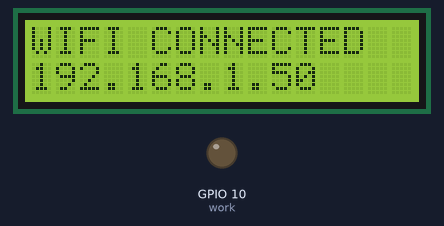
Recording of a sketch running on a simulated ESP8266 (NodeMCU). Shown: 16×2 character LCD, output pins drawn as LEDs (lit = HIGH). WiFi joins after 1.5 s; servers stay silent unless stated; network time is answered at once with the bench clock; the local clock reads 2024-03-15 10:24:30 at power-on unless the sketch sets it; web services answer with replies made up by the test bench; what the sketch prints to the serial monitor is not drawn.

Above: at 1.7 s.
At 2.7 s:
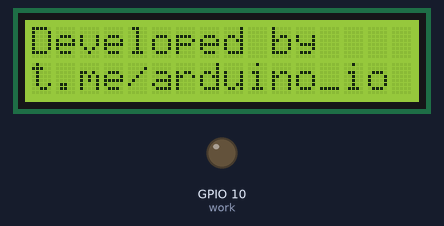
At 31.1 s:
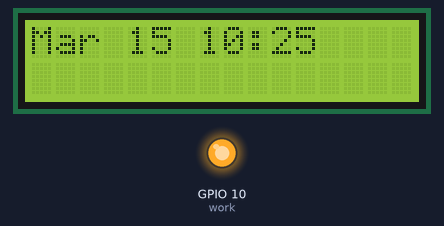

The sketch:

lesson5.ino
```cpp
#include <ESP8266WiFi.h>
#include <NTPClient.h>
#include <WifiUDP.h>
#include <WiFiClientSecure.h>
#include <String.h>
#include <Wire.h>
#include <Time.h>
#include <TimeLib.h>
#include <Timezone.h>
#include <TelegramBot.h>
#include <LiquidCrystal_I2C.h>

//PINS
#define work 10 //SD3

#define NTP_OFFSET   60 * 60      // In seconds
#define NTP_INTERVAL 60 * 1000    // In miliseconds
#define NTP_ADDRESS  "ca.pool.ntp.org"  // change this to whatever pool is closest (see ntp.org)

const char* ssid = "xxx";
const char* password = "yyy";
const char BotToken[] = "zzz";
unsigned long lastLcdUpdate = -30000;
String date;
String t;
String newMsg;
String msg;
const char * months[] = {"Jan", "Feb", "Mar", "Apr", "May", "June", "July", "Aug", "Sep", "Oct", "Nov", "Dec"} ;

LiquidCrystal_I2C lcd(0x27, 16, 2);
WiFiUDP ntpUDP;
NTPClient timeClient(ntpUDP, NTP_ADDRESS, NTP_OFFSET, NTP_INTERVAL);
WiFiClientSecure net_ssl;
TelegramBot bot (BotToken, net_ssl);

void setup (){
  pinMode(work, OUTPUT);
  digitalWrite(work, LOW);
  Serial.begin(9600);

  wifiConnect();
  lcdSetUp();
  timeClient.begin();

  delay(1000);

  bot.begin();

  Serial.println("Good");
  digitalWrite(work, HIGH);
}

void loop(){
  updateLcdTime();
  chat();
}

void getTime(){
  date = "";t = "";
  timeClient.update();
  unsigned long epochTime =  timeClient.getEpochTime();
  time_t local, utc;
  utc = epochTime;
  TimeChangeRule usEDT = {"EDT", Second, Sun, Mar, 2, +120};  //UTC - 5 hours - change this as needed
  TimeChangeRule usEST = {"EST", First, Sun, Nov, 2, +60};   //UTC - 6 hours - change this as needed
  Timezone usEastern(usEDT, usEST);
  local = usEastern.toLocal(utc);
  date += months[month(local)-1];
  date += " ";
  date += day(local);
  t += hour(local);
  t += ":";
  if(minute(local) < 10)  // add a zero if minute is under 10
    t += "0";
  t += minute(local);
  t += " ";
  Serial.println(date);
  Serial.println(t);
}

void wifiConnect(){
  Serial.print("Connecting");
  WiFi.begin(ssid, password);
  while (WiFi.status() != WL_CONNECTED)
  {
    delay(500);
    Serial.print(".");
  }
  Serial.println("");
  Serial.print("Connected to WiFi at ");
  Serial.print(WiFi.localIP());
  Serial.println("");
}

void chat(){
  message m = bot.getUpdates();
  lcd.setCursor(0,1);
  if (m.text.startsWith("setNote")){
    msg = m.text;
    msg.replace("setNote ", " ");
    msg.trim();
    lcd.print(msg);
    bot.sendMessage(m.chat_id, "setted");
  } else if (m.text.equals("deleteNote")){
    lcd.print("                  ");
    bot.sendMessage(m.chat_id, "deleted");
  }
}

void updateLcdTime(){
  if (millis() - 60000 > lastLcdUpdate){
    lcd.setCursor(0,0);
    getTime();
    lcd.print(date+" "+t);
    lastLcdUpdate = millis();
  }
}

void lcdSetUp(){
  lcd.begin(16,2);
  lcd.init();
  lcd.backlight();
  lcd.setCursor(0, 0);
  lcd.print("WIFI CONNECTED");
  lcd.setCursor(0, 1);
  lcd.print(WiFi.localIP());
  delay(1000);
  lcd.clear();
  lcd.setCursor(0, 0);
  lcd.print("Developed by");
  lcd.setCursor(0, 1);
  lcd.print("t.me/arduino_io");
  delay(2000);
  lcd.clear();
}
```

Measured:
- what the display in image 0 shows lasts 1.0 s, from 1.7 s to 2.7 s
- what the display in image 1 shows lasts 2.0 s, from 2.7 s to 4.7 s
